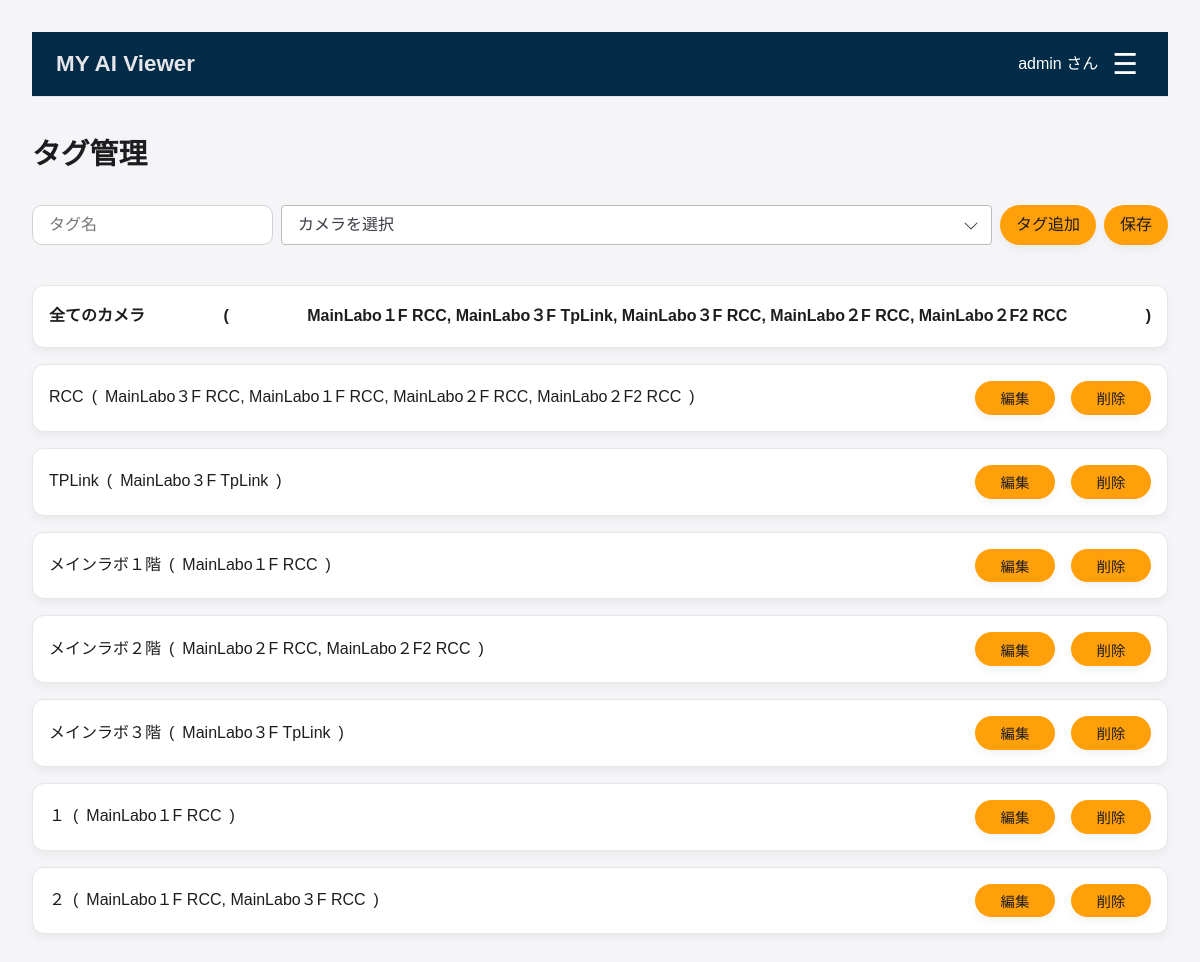
The page /tag (signed in) on the database its author committed.
### app.py (models this page shows)
class Camera(db.Model):
    id = db.Column(db.Integer, primary_key=True)
    name = db.Column(db.String(50), nullable=False)
    stream_url = db.Column(db.String(200), nullable=False)

class Tag(db.Model):
    id = db.Column(db.Integer, primary_key=True)
    tag_name = db.Column(db.String(50), nullable=False)

### app.py (the view, shortened to what this page needs)
@app.route('/tag', methods=['GET','POST'])
@login_required
def tag():
    cameras = Camera.query.all()
    tags = Tag.query.filter(Tag.tag_name != '全てのカメラ').all()
    tag_data = []
    for t in tags:
        cams = Camera.query.join(TagCamera, Camera.id==TagCamera.camera_id)\
                           .filter(TagCamera.tag_id==t.id).all()
        tag_data.append({'tag':t, 'cameras':cams, 'camera_ids':[c.id for c in cams]})
    return render_template('tag.html', cameras=cameras, tag_data=tag_data)

### app.py (called while the page is built)
def login_required(fn):
    @wraps(fn)
    def wrapper(*args, **kwargs):
        if 'user_id' not in session:
            return redirect(url_for('login'))
        return fn(*args, **kwargs)
    return wrapper

### templates/tag.html (shortened to what this page needs)
<!DOCTYPE html>
<!DOCTYPE html>
<html lang="ja">
<head>
  <link rel="stylesheet" href="{{ url_for('static', filename='css/style.css') }}">
</head>
<body>
  {% include 'header.html' %}
  <h1>タグ管理</h1>
  <form id="tag-form" method="post" class="controls">
    <div class="form-row" style="display: flex; align-items: center; gap: 0.5rem;">
      <input type="text" name="tag_name" id="tag-name-input" placeholder="タグ名" required>
      <select id="camera-select">
        <option value="">カメラを選択</option>
      </select>
      <button type="button" id="add-camera">タグ追加</button>
      <button type="submit">保存</button>
    </div>
  </form>
  <ul class="master-tag">
    <li>
      <span class="tag-name">全てのカメラ</span>
      (<span class="camera-names">
        {% for camera in cameras %}{{ camera.name }}{% if not loop.last %}, {% endif %}{% endfor %}
      </span>)
    </li>
  </ul>
  <ul class="tag-list">
    {% for item in tag_data %}
      <li data-id="{{ item.tag.id }}" data-camera-ids="{{ item.camera_ids|join(',') }}">
        <div class="tag-info">
          <span class="tag-name">{{ item.tag.tag_name }}</span>
          (<span class="camera-names">
            {% for camera in item.cameras %}{{ camera.name }}{% if not loop.last %}, {% endif %}{% endfor %}
          </span>)
        </div>
        <div class="tag-actions">
          <button class="edit-btn" type="button">編集</button>
          <button class="delete-btn" type="button" data-url="{{ url_for('delete_tag', tag_id=item.tag.id) }}">削除</button>
        </div>
      </li>
    {% endfor %}
  </ul>
</body>
</html>

### templates/header.html (shortened to what this page needs)
<header class="site-header">
  <div class="header-inner">
    <a href="/" class="logo">MY AI Viewer</a>
    <div class="user-menu">
      {% if session.username %}
        <span class="user-name">{{ session.username }} さん</span>
      {% endif %}
      <button class="menu-toggle" aria-label="メニュー開閉">☰</button>
    </div>
  </div>
</header>

### static/css/style.css (style rules this page uses)
body { margin: 0; padding: 2rem; font-family: "Noto Sans JP", sans-serif; background: #f5f5f7; color: #1d1d1f; font-size: 16px; line-height: 1.8; }
.site-header { background: #012b46; color: #1d1d1f; padding: 0.75rem 1.5rem; display: flex; justify-content: space-between; align-items: center; border-bottom: 1px solid #e5e5ea; }
.header-inner { display: flex; justify-content: space-between; align-items: center; width: 100%; }
.logo { color: #e5e5ea; text-decoration: none; font-size: 1.4rem; font-weight: bold; }
.menu-toggle { font-size: 1.8rem; cursor: pointer; background: none; border: none; color: #ff9f0a; }
h1 { font-size: 1.8rem; font-weight: 600; color: #1d1d1f; margin-top: 2rem; margin-bottom: 1.5rem; }
.controls input, .controls select { padding: 0.6rem 1rem; font-size: 1rem; border-radius: 10px; border: 1px solid #d1d1d6; background: #fff; color: #1d1d1f; height: auto; box-sizing: border-box; }
.controls button { padding: 0.6rem 1.5rem; border-radius: 20px; background: #ff9f0a; color: #1d1d1f; font-size: 1rem; border: none; box-shadow: 0 4px 8px rgba(0,0,0,0.05); cursor: pointer; transition: background 0.3s; }
button, .delete-btn { background: #ff9f0a; color: #1d1d1f; border: none; }
ul { list-style: none; padding: 0; }
li { background: #ffffff; border: 1px solid #e5e5ea; border-radius: 12px; padding: 1rem; margin-bottom: 1rem; display: flex; align-items: center; justify-content: space-between; box-shadow: 0 4px 8px rgba(0,0,0,0.05); }
.controls select { padding: 0.6rem 1rem; font-size: 1rem; border-radius: 4px; border: 1px solid #bbb; background-color: #fff; color: #3B3D45; font-family: "Noto Sans JP", sans-serif; appearance: none; -webkit-appearance: none; -moz-appearance: none; background-repeat: no-repeat; background-position: right 0.75rem center; background-size: 1rem; }
.site-header .menu-toggle { display: block; }
.site-header .menu-toggle { display: block !important; background: none; border: none; color: #fff; font-size: 1.8rem; cursor: pointer; margin-left: auto; }
.controls > div { display: flex; align-items: center; gap: 0.5rem; flex: 1 1 auto; }
#camera-select, #tag-select { flex: 1 1 auto; min-width: 0; width: auto; }
#add-camera, #add-tag { flex: 0 0 auto; }
.edit-btn, .delete-btn, .cancel-btn { padding: 0.4rem 1rem; border-radius: 20px; background: #ff9f0a; color: #1d1d1f; font-size: 0.9rem; border: none; box-shadow: 0 4px 8px rgba(0,0,0,0.05); cursor: pointer; transition: background 0.3s; margin-left: 0.5rem; }

### templates/tag.html (style rules this page uses)
.controls > div { display: flex !important; align-items: center !important; gap: 0.5rem !important; }
#camera-select, #tag-select { flex: 1 1 auto !important; min-width: 0 !important; width: auto !important; }
#add-camera, #add-tag { flex: 0 0 auto !important; }
.master-tag { margin-top: 1rem; font-weight: bold; }
ul.tag-list { list-style: none; padding: 0; }
ul.tag-list li { background: #fff; border: 1px solid #e5e5ea; border-radius: 12px; padding: 1rem; margin-bottom: 1rem; display: flex; justify-content: space-between; align-items: center; box-shadow: 0 4px 8px rgba(0,0,0,0.05); }
.tag-info { display: flex; align-items: center; gap: 0.5rem; flex: 1; }
.tag-actions { display: flex; align-items: center; gap: 0.5rem; }
.tag-actions button { width: 80px; }
.controls { display: flex; flex-direction: column; gap: 1rem; }
.form-row { display: flex; align-items: center; gap: 0.5rem; }
.form-row input[type="text"], .form-row select, .form-row button { height: 2.5rem; font-size: 1rem; padding: 0 1rem; line-height: 1.5rem; box-sizing: border-box; }
ul.master-tag li { background: #fff; border: 1px solid #e5e5ea; border-radius: 12px; padding: 1rem; box-shadow: 0 4px 8px rgba(0,0,0,0.05); }

### templates/header.html (style rules this page uses)
.header-inner { display: flex; align-items: center; }
.logo { margin-right: 0; }
.user-menu { margin-left: auto; display: flex; align-items: center; position: relative; gap: 0.5rem; }
.menu-toggle { background: none; border: none; color: #fff; font-size: 1.8rem; cursor: pointer; }
.user-name { color: #fff; font-size: 1rem; }

### rows shown on the page
Camera: name "MainLabo１F RCC"
Camera: name "MainLabo３F TpLink"
Camera: name "MainLabo３F RCC"
Camera: name "MainLabo２F RCC"
Camera: name "MainLabo２F2 RCC"
Tag: tag.tag_name "RCC"
Tag: tag.tag_name "TPLink"
Tag: tag.tag_name "メインラボ１階"
Tag: tag.tag_name "メインラボ２階"
Tag: tag.tag_name "メインラボ３階"
Tag: tag.tag_name "１"
Tag: tag.tag_name "２"

### other values the page prints
{{ session.username }} "admin"
